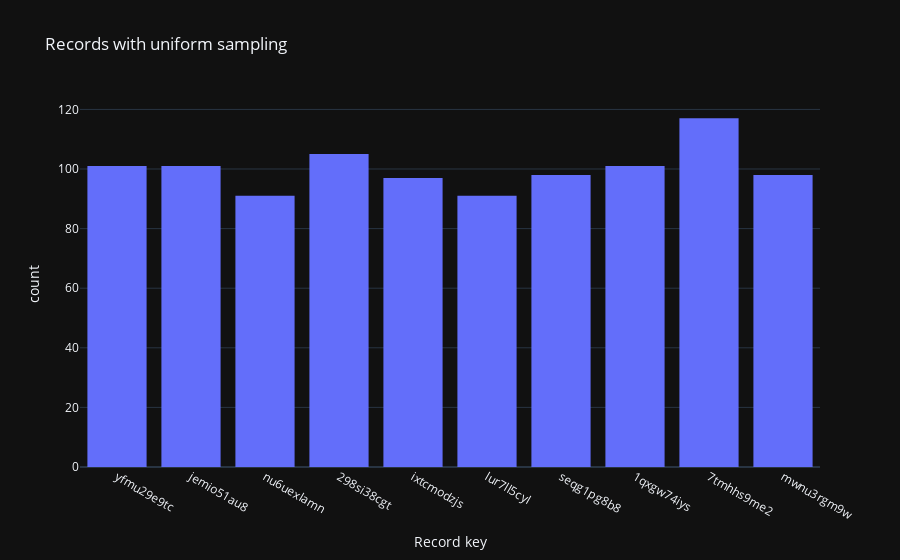

Notebook source saved alongside this figure:
### Code cell
px.histogram(
    x=RecordSampler.uniform(record_keys, count=1_000),
    title='Records with uniform sampling',
    category_orders={'x': record_keys},
    labels={'x': 'Record key'},
    template='plotly_dark'
).show()

### Figure 1 — Plotly figure (JSON) as saved in the notebook; plotly's stock layout.template omitted (floating-point values rounded to 4 significant figures; data arrays with more than 128 entries replaced by an {"elided": "..."} marker saying what was removed)
{"data": [{"alignmentgroup": "True", "bingroup": "x", "hovertemplate": "Record key=%{x}<br>count=%{y}<extra></extra>", "legendgroup": "", "marker": {"color": "#636efa", "pattern": {"shape": ""}}, "name": "", "offsetgroup": "", "orientation": "v", "showlegend": false, "type": "histogram", "x": {"elided": "1000 str values"}, "xaxis": "x", "yaxis": "y"}], "layout": {"barmode": "relative", "legend": {"tracegroupgap": 0}, "title": {"text": "Records with uniform sampling"}, "xaxis": {"anchor": "y", "categoryarray": ["yfmu29e9tc", "jemio51au8", "nu6uexlamn", "298si38cgt", "ixtcmodzjs", "lur7ll5cyl", "seqg1pg8b8", "1qxgw74iys", "7tmhhs9me2", "mwnu3rgm9w"], "categoryorder": "array", "domain": [0, 1], "title": {"text": "Record key"}}, "yaxis": {"anchor": "x", "domain": [0, 1], "title": {"text": "count"}}}}
